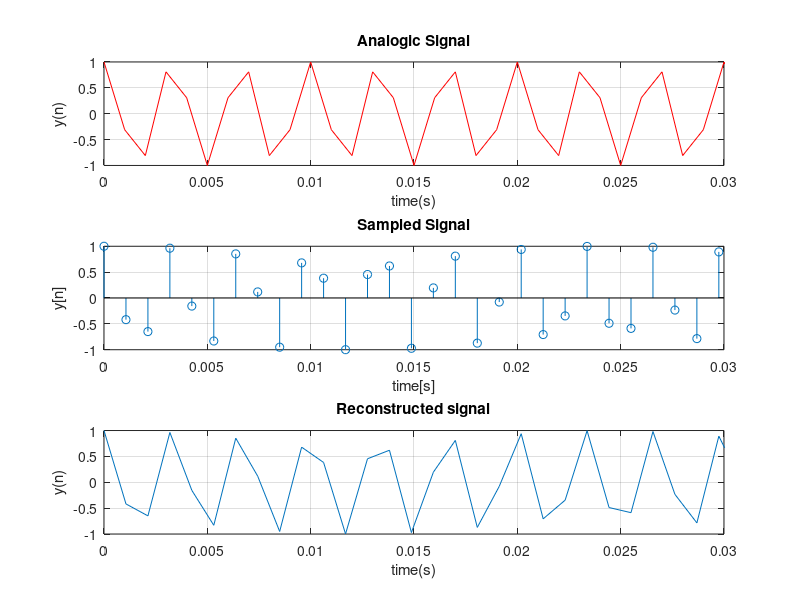

This figure's MATLAB source:
%LAB 4-Muestreo
%IV.7
t=0:0.001:1;
fx=300;%frecuencia analogica
x=cos(2*pi*fx*t);
subplot(3,1,1);
plot(t,x,'r');grid on;
xlim([0 0.03])
title('Analogic Signal')
xlabel('time(s)')
ylabel('y(n)')
Fs=80e3; %frecuencia de muestreo 10*fx
Ts=(0:85:Fs)./Fs;
xn=cos(2*pi*fx*Ts);
subplot(3,1,2);
stem(Ts,xn);grid on
xlim([0 0.03])
title('Sampled Signal')
xlabel('time[s]')
ylabel('y[n]')
subplot(3,1,3)
plot(Ts,xn);grid on
xlim([0 0.03])
title('Reconstructed signal')
xlabel('time(s)')
ylabel('y(n)')